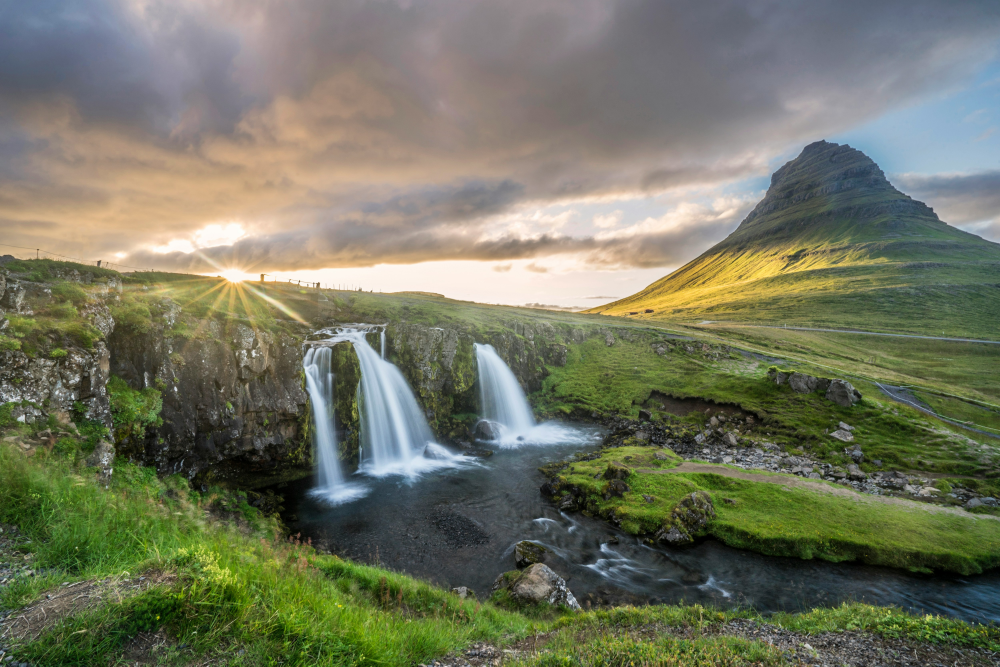
#> input picture assets/Wallpapers/wallapaper 2.jpg, 5000 x 3333 px (shown at 1/5 size); its folder holds 2 pictures in this run
$ python prepare-wallpapers.py ../assets/Wallpapers out.png
#> lines starting #> are read from the running program, lines starting #| are printed output that depends on the picture
#!/usr/bin/env python3
"""Convert supported wallpaper images to small, uncompressed BMP boot assets."""

import sys
from pathlib import Path

from PIL import Image, ImageOps


SUPPORTED = {".bmp", ".jpeg", ".jpg", ".png", ".webp"}
MAX_WALLPAPERS = 5
MAX_SIZE = (1920, 1280)
PREVIEW_SIZE = (256, 144)


def main() -> int:
    if len(sys.argv) != 3:
        print("usage: prepare-wallpapers.py INPUT_DIR OUTPUT_DIR", file=sys.stderr)
        return 2

    source = Path(sys.argv[1])
    output = Path(sys.argv[2])
    output.mkdir(parents=True, exist_ok=True)
    for stale in output.glob("wallpaper-*.bmp"):
        stale.unlink()

    images = sorted(
        (path for path in source.iterdir() if path.is_file() and path.suffix.lower() in SUPPORTED),
        key=lambda path: ("lock screen" in path.stem.casefold(), path.name.casefold()),
    )
    if len(images) > MAX_WALLPAPERS:
        print(f"too many wallpapers: {len(images)} (maximum {MAX_WALLPAPERS})", file=sys.stderr)
        return 1

    for index, path in enumerate(images):
        try:
            with Image.open(path) as image:
#> image is the input picture: PIL image 5000x3333 RGB; mean R, G, B 114.6, 117.8, 97.3
                image = ImageOps.exif_transpose(image).convert("RGB")
                image.thumbnail(MAX_SIZE, Image.Resampling.LANCZOS)
#> image: PIL image 1920x1280 RGB
                image.save(output / f"wallpaper-{index:03}.bmp", format="BMP")
                preview = ImageOps.fit(image, PREVIEW_SIZE, method=Image.Resampling.LANCZOS)
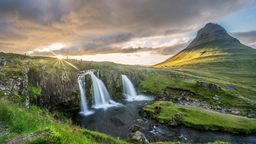
#> preview: PIL image 256x144 RGB; mean R, G, B 116.6, 118.8, 97.8
                preview.save(output / f"wallpaper-preview-{index:03}.bmp", format="BMP")
        except (OSError, ValueError) as error:
            print(f"cannot prepare wallpaper {path}: {error}", file=sys.stderr)
            return 1
#> pass 2 of the loop in main, `for index, path in enumerate(images):`:
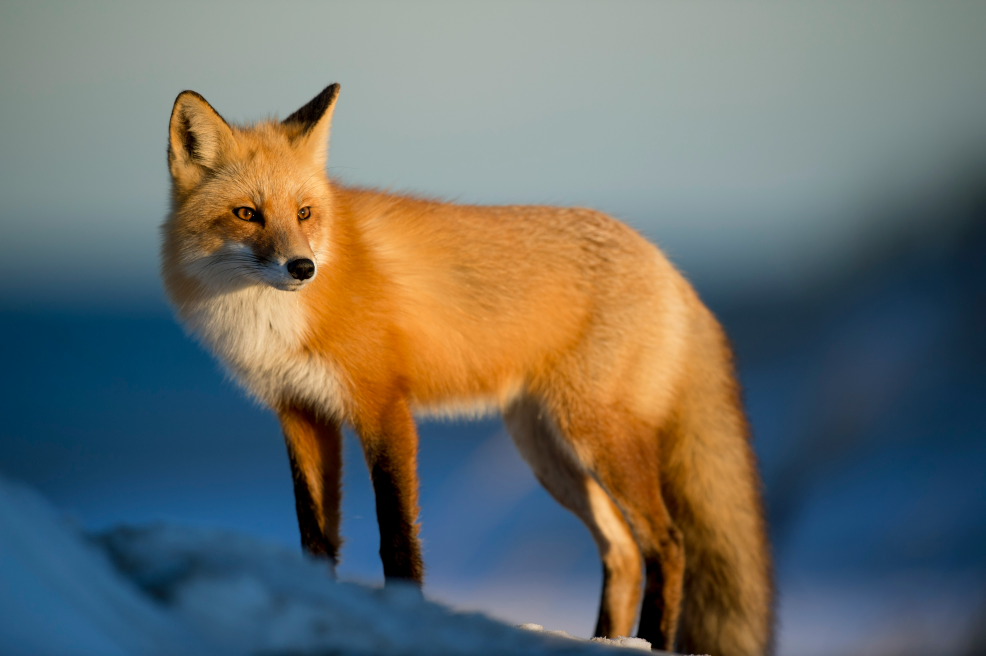
#> input picture assets/Wallpapers/wallapaper 5.jpg, 4928 x 3280 px (shown at 1/5 size)
#> in main, image is the input picture: PIL image 4928x3280 RGB; mean R, G, B 108, 111, 105.4
#> image: PIL image 1920x1278 RGB
#> in main, `preview = ImageOps.fit(image, PREVIEW_SIZE, method=Image.Resampling.LA..`:
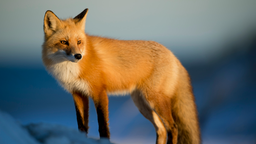
#> preview: PIL image 256x144 RGB; mean R, G, B 107.7, 108.3, 100.7

    (output / "count.txt").write_text(f"{len(images)}\n", encoding="ascii")
    print(f"wallpapers: {len(images)} image(s) prepared")
    return 0


if __name__ == "__main__":
    raise SystemExit(main())
#> (the program exits here)
